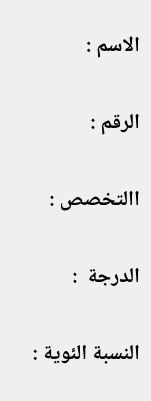
  <widget class="QWidget" name="verticalLayoutWidget">
   <property name="geometry">
    <rect>
     <x>319</x>
     <y>0</y>
     <width>151</width>
     <height>401</height>
    </rect>
   </property>
   <layout class="QVBoxLayout" name="verticalLayout">
    <item>
     <widget class="QLabel" name="label_2">
      <property name="font">
       <font>
        <family>Noto Naskh Arabic</family>
        <pointsize>16</pointsize>
        <weight>75</weight>
        <bold>true</bold>
       </font>
      </property>
      <property name="text">
       <string>الاسم :</string>
      </property>
     </widget>
    </item>
    <item>
     <widget class="QLabel" name="label_4">
      <property name="font">
       <font>
        <family>Noto Naskh Arabic</family>
        <pointsize>16</pointsize>
        <weight>75</weight>
        <bold>true</bold>
       </font>
      </property>
      <property name="text">
       <string>الرقم :</string>
      </property>
     </widget>
    </item>
    <item>
     <widget class="QLabel" name="label_3">
      <property name="font">
       <font>
        <family>Noto Naskh Arabic</family>
        <pointsize>16</pointsize>
        <weight>75</weight>
        <bold>true</bold>
       </font>
      </property>
      <property name="text">
       <string>االتخصص :</string>
      </property>
     </widget>
    </item>
    <item>
     <widget class="QLabel" name="label_5">
      <property name="font">
       <font>
        <family>Noto Naskh Arabic</family>
        <pointsize>16</pointsize>
        <weight>75</weight>
        <bold>true</bold>
       </font>
      </property>
      <property name="text">
       <string>الدرجة  :</string>
      </property>
     </widget>
    </item>
    <item>
     <widget class="QLabel" name="label">
      <property name="font">
       <font>
        <family>Noto Naskh Arabic</family>
        <pointsize>16</pointsize>
        <weight>75</weight>
        <bold>true</bold>
       </font>
      </property>
      <property name="text">
       <string>النسبة الئوية :</string>
      </property>
     </widget>
    </item>
   </layout>
  </widget>
